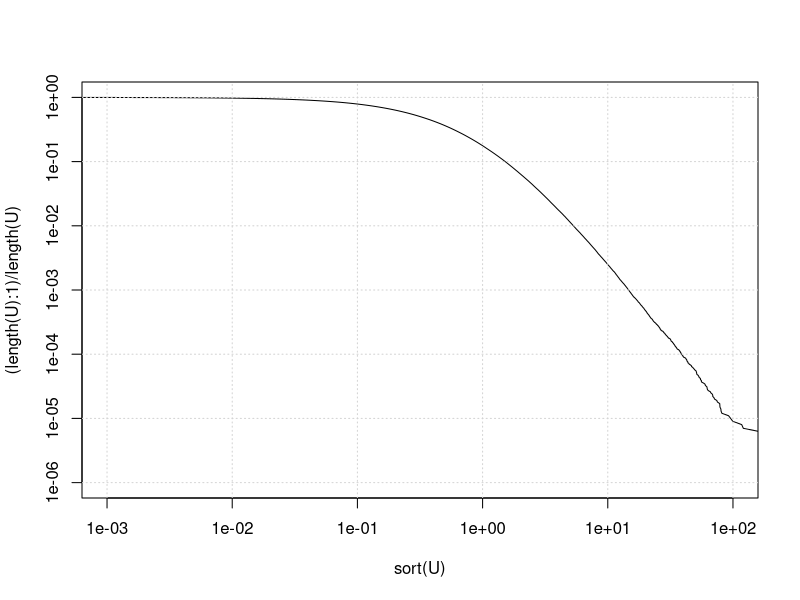

Source code (R):
# Code to simulate superdiffusion, for "perspectives" chapter

# Survival function
lambda <- 1
k <- 2.5
G <- function(t) 1/(1+lambda*t)^k

rsojourn <- function(n,lambda=1,k=1.5)
  return(((1/runif(n))^(1/k) -1 )/lambda)

Nrep <- 1000
N <- 1000

U <- rsojourn(Nrep*(N-1),lambda=lambda,k=k)
U1 <- rsojourn(N,lambda=lambda,k=k-1)

plot(sort(U),(length(U):1)/length(U),type="l",log="xy",xlim=c(1e-3,1e2))
grid()

D <- rbinom(Nrep*N,size=1,prob=0.5)*2-1
X <- apply(array(D*U,c(Nrep,N)),1,sum)
